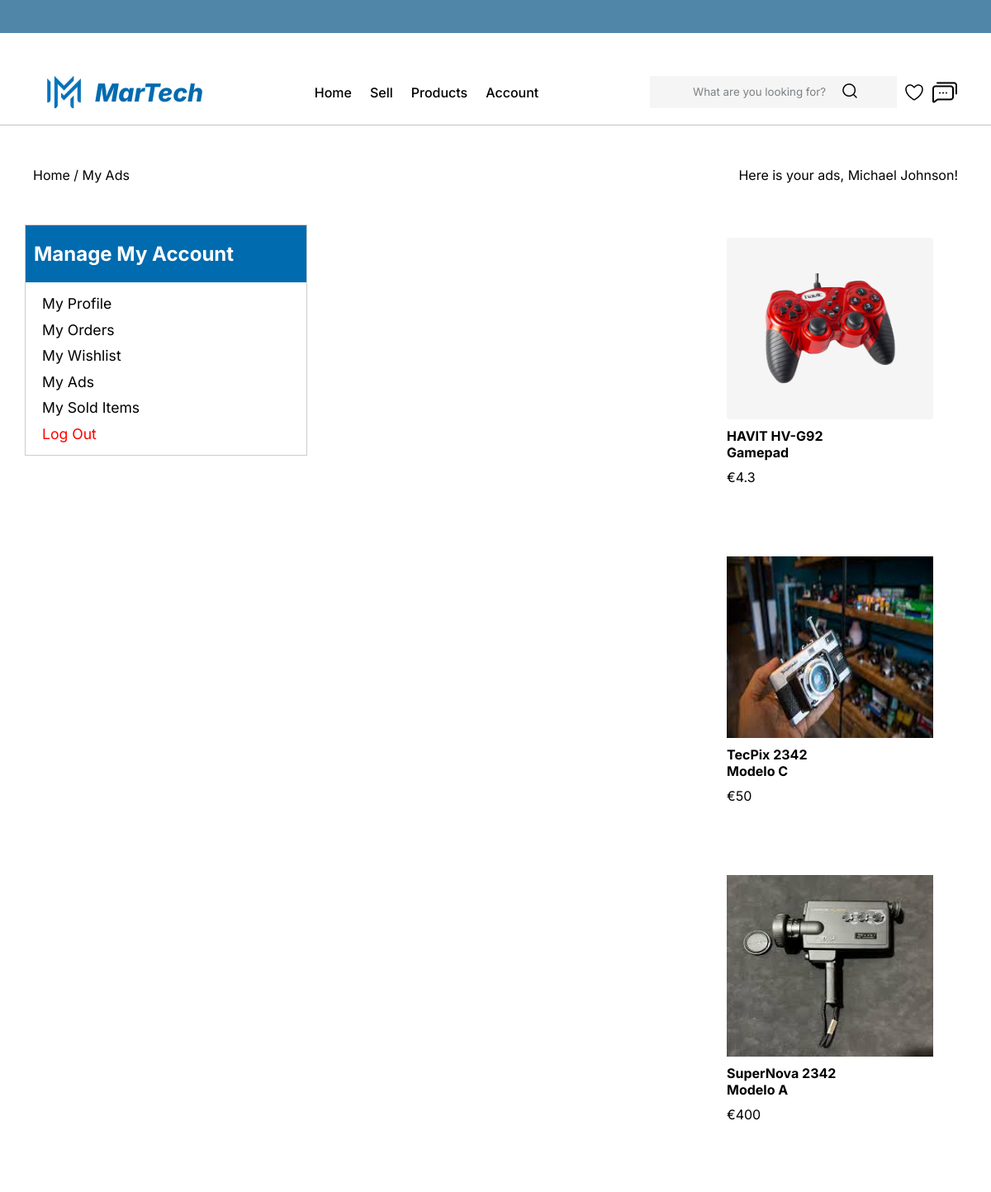
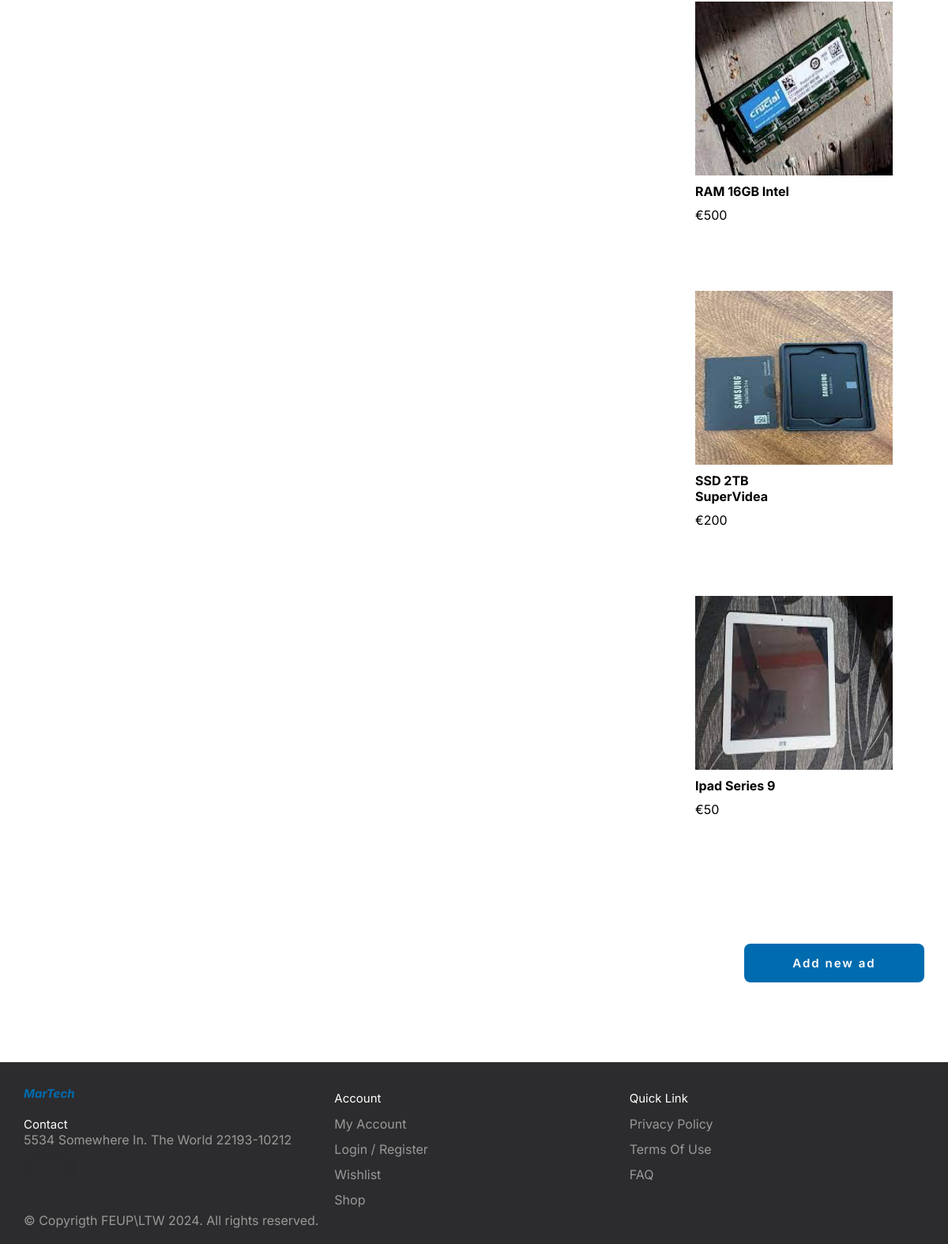
Page /pages/myads.php (signed in) on the committed database (2 pictures, top to bottom).
### tables this page shows
CREATE TABLE ITEMS(
id INT PRIMARY KEY NOT NULL,
name TEXT NOT NULL,
description TEXT NOT NULL,
price DECIMAL(10, 2) NOT NULL,
old_price DECIMAL(10, 2),
category TEXT NOT NULL,
condition TEXT NOT NULL,
location TEXT NOT NULL,
main_image TEXT NOT NULL,
published_time TIMESTAMP DEFAULT CURRENT_TIMESTAMP,
seller_id INT NOT NULL,
FOREIGN KEY (seller_id) REFERENCES USERS(id)
);

### utils/session.php (called while the page is built, shortened)
<?php
  class Session {
    public function getId() : ?int {
      return isset($_SESSION['id']) ? $_SESSION['id'] : null;
    }
    static function getName() : ?string {
      return isset($_SESSION['name']) ? $_SESSION['name'] : 'null';
    }
  }
?>

### data/item.php (called while the page is built, shortened)
<?php
class Item {
    static function findMyItems($seller_id, $db) {
        $query = 'SELECT * FROM Items WHERE seller_id = ?';
        $stmt = $db->prepare($query);
        $stmt->execute(array($seller_id));
        $items = $stmt->fetchAll();
        return $items;
    }
}
?>

### templates/ads_tpl.php (the view, shortened to what this page needs)
<?php
require_once(__DIR__ .'/../utils/session.php');
function drawMyAds(){
    require_once(__DIR__ .'/../data/item.php');
    require_once(__DIR__ .'/../templates/common_tpl.php');
    $session = new Session();
    $seller_id = $session->getId();
    $db = getDatabaseConnection();
    $ads = Item::findMyItems($seller_id, $db);
?>
    <section class="ad_header">
      <div class= "ad_header_container">
        <p>Home / My Ads</p>
        <p>Here is your ads, <?php echo
        $session->getName();
        ?>!</p>
      </div>
    </section>
    <section class="account">
      <section class="ads">
      <?php if(!$ads){
            echo '<p>No ads yet.</p>';
        ?>
        <?php
        }
        else {
            foreach ($ads as $ad){
                $name = $ad['name'];
                $price = $ad['price'];
                $img = $ad['main_image'];
        ?>
        <div class="card">
          <div class="card_top">
          <img src="<?php echo $img;?>" alt="" class="card_img" />
          </div>
          <div class="card_body">
            <h3 class="card_title"><?php echo $name;?></h3>
            <p class="card_price">€<?php echo $price;?></p>
          </div>
        </div>
      <?php
            }
          }
        ?>
        </section>
    </section>
    <section class="add_new_ad">
      <button class="add_new">Add new ad</button>
    </section>
<?php
}?>

### CSS/myads.css (style rules this page uses)
#ad_body { display: flex; flex-direction: column; }
.ad_header_container { width: 100%; align-self: center; display: flex; justify-content:space-between; margin: 5rem 0rem; align-items: center; padding: 0rem 1rem; }
.ad_header_container p { display: flex; align-items: center; }
.ad_header { width: 100%; max-width: 114rem; display: flex; align-self: center; }
.ads { display: grid; grid-template-columns: repeat(auto-fit, minmax(22rem, 1fr)); grid-gap: 1rem; }
.account { width: 100%; max-width: 114rem; align-self: center; display: flex; align-items: center; justify-content: space-between; margin-bottom: 10rem; }
.card { width: 290px; margin-bottom: 5rem; margin-top: 1em; display: grid; }
.card_top { width: 250px; height: 22rem; position: relative; }
.card_img { width: 100%; height: 100%; }
.card_body { width: 50%; margin-top: 1rem; text-align: left; }
.card_title { font-size: 1.6rem; margin-bottom: 1rem; }
.card_price { color: black; margin-bottom: 1rem; }
.add_new { max-width: 114rem; align-self: flex-end; margin-bottom: 10rem; width: 20%; background-color: #006BAF; font-family: "Inter"; padding: 15px 40px; font-size: 15px; font-weight:600; letter-spacing: 2px; background-color: #006BAF; color: white; border: none; border-radius: 8px; cursor: pointer; }
.add_new_ad { width: 100%; max-width: 114rem; align-self: center; display: flex; align-items: end; justify-content: flex-end; }

### CSS/topbar.css (style rules this page uses)
* { padding: 0px; margin: 0px; box-sizing: border-box; }
html { font-size: 10px; }
body { font-family: "Inter"; font-size: 1.6rem; }

### CSS/footer.css (style rules this page uses)
*, *:before, *:after { box-sizing: border-box; }

### rows in the picture
items: main_image (picture), name "HAVIT HV-G92 Gamepad", price "4.3"
items: main_image (picture), name "TecPix 2342 Modelo C", price "50"
items: main_image (picture), name "SuperNova 2342 Modelo A", price "400"
items: main_image (picture), name "RAM 16GB Intel", price "500"
items: main_image (picture), name "SSD 2TB SuperVidea", price "200"
items: main_image (picture), name "Ipad Series 9", price "50"

### other values in the picture
$session->getName() "Michael Johnson"
